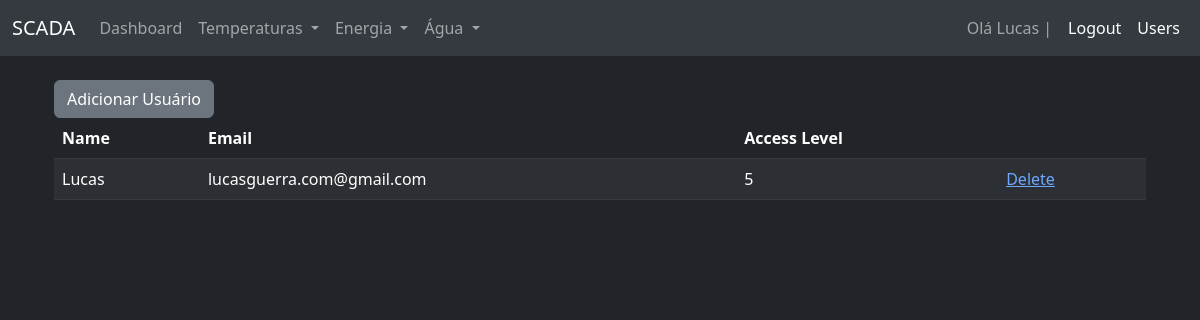
Screenshot of /users (signed in) with the database file from the repository.
### website/models.py (models this page shows)
class User(db.Model, UserMixin):
    id = db.Column(db.Integer, primary_key=True)
    email = db.Column(db.String(150), unique=True)
    password = db.Column(db.String(150))
    first_name = db.Column(db.String(150))
    access_level = db.Column(db.Integer)
    notes = db.relationship('Note')

### website/views.py (the view)
@views.route('/users', methods=['GET', 'POST'])
@login_required
def users():
    if current_user.access_level != 5:
        abort(403)  # Access denied for non-admin users
    user_data = User.query.all()
    return render_template("users.html", user=current_user, user_data=user_data)

### website/__init__.py (called while the page is built)
def create_app():
    app = Flask(__name__)
    app.config['SECRET_KEY'] = 'hjshjhdjah kjshkjdhjs'
    app.config['SQLALCHEMY_DATABASE_URI'] = f'sqlite:///{DB_NAME}'
    app.config['PERMANENT_SESSION_LIFETIME'] =  timedelta(minutes=5)
    db.init_app(app)
    from .views import views
    from .auth import auth
    app.register_blueprint(views, url_prefix='/')
    app.register_blueprint(auth, url_prefix='/')
    from .models import User, Note
    with app.app_context():
        db.create_all()
    login_manager = LoginManager()
    login_manager.login_view = 'auth.login'
    login_manager.init_app(app)
    @login_manager.user_loader
    def load_user(id):
        return User.query.get(int(id))
    return app

### website/templates/users.html (shortened to what this page needs)
{% extends "base.html" %}
{% block content %}
<div class="container-lg">
    <a class="btn btn-secondary" href="sign-up">Adicionar Usuário</a>
    <table class="table table-dark table-striped">
        <thead>
            <tr>
                <th>Name</th>
                <th>Email</th>
                <th>Access Level</th>
                <th></th>
            </tr>
        </thead>
        <tbody>
            {% for user in user_data %}
            <tr>
                <td>{{ user.first_name }}</td>
                <td>{{ user.email }}</td>
                <td>{{ user.access_level }}</td>
                <td><a href="/delete/{{ user.id }}">Delete</a></td>
            </tr>
            {% endfor %}
        </tbody>
    </table>
</div>
{% endblock %}

### website/templates/base.html (shortened to what this page needs)
<!DOCTYPE html>
<html data-bs-theme="dark">
  <head>
    <link href="https://cdn.jsdelivr.net/npm/bootstrap@5.3.0-alpha3/dist/css/bootstrap.min.css" rel="stylesheet">
  </head>
  <body>
<nav class="navbar navbar-expand-md navbar-dark bg-dark bg-body-secondary">
  <div class="container-fluid">
      <a class="navbar-brand abs" href="#">SCADA</a>
      <div class="navbar-collapse collapse" id="collapseNavbar">
          <ul class="navbar-nav">
            {% if user.is_authenticated %}
              <li class="nav-item active">
                  <a class="nav-link" href="/">Dashboard</a>
              </li>
              <li class="nav-item dropdown">
                <a class="nav-link dropdown-toggle" href="#" id="navbarScrollingDropdown" role="button" data-bs-toggle="dropdown" aria-expanded="false"> Temperaturas </a>
              </li>
              <li class="nav-item dropdown">
                <a class="nav-link dropdown-toggle" href="#" id="navbarScrollingDropdown" role="button" data-bs-toggle="dropdown" aria-expanded="false"> Energia </a>
              </li>
              <li class="nav-item dropdown">
                <a class="nav-link dropdown-toggle" href="#" id="navbarScrollingDropdown" role="button" data-bs-toggle="dropdown" aria-expanded="false"> Água </a>
              </li>
          </ul>
          <ul class="navbar-nav ms-auto">
            <li class="nav-item active">
              <a class="nav-link" href="#">Olá {{ user.first_name }}  | </a>
            </li>
            <li class="nav-item">
              <a class="nav-link active" href="logout">Logout</a>
            </li>
            {% if user.access_level > 4 %}
            <li class="nav-item">
              <a class="nav-link active" href="users">Users</a>
            </li>
            {% endif %}
          </ul>
          {% else %}
          <ul class="navbar-nav ms-auto">
            <li class="nav-item active">
              <a class="nav-link" href="login">Login</a>
            </li>
          </ul>
          {% endif %}
      </div>
  </div>
</nav>
  <div class="container" data-bs-theme="dark">
    <div class="row">
      <div class="col-md-12 col-sm-12 col-xm-12">
        <div class="ml-auto mr-auto">
          {% block content %}
          {% endblock %}
        </div>
      </div>
    </div>
  </div>
  </body>
</html>

### rows the page displays
User: first_name "Lucas", email "lucasguerra.com@gmail.com", access_level "5"
